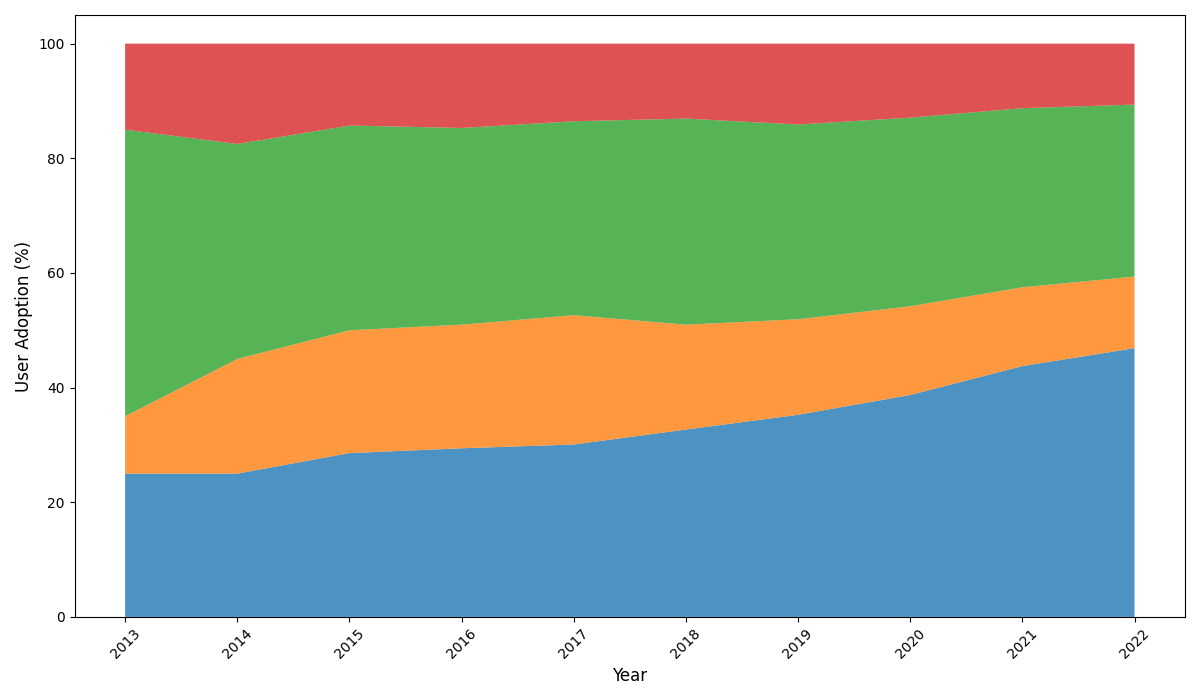

The script that drew this image:
import matplotlib.pyplot as plt
import numpy as np

years = np.arange(2013, 2023)
ai_adoption = np.array([5, 10, 20, 30, 40, 50, 55, 60, 70, 75])
blockchain_adoption = np.array([2, 8, 15, 22, 30, 28, 26, 24, 22, 20])
iot_adoption = np.array([10, 15, 25, 35, 45, 55, 53, 51, 50, 48])
ar_adoption = np.array([3, 7, 10, 15, 18, 20, 22, 20, 18, 17])
total_adoption = ai_adoption + blockchain_adoption + iot_adoption + ar_adoption

ai_adoption_percentage = (ai_adoption / total_adoption) * 100
blockchain_adoption_percentage = (blockchain_adoption / total_adoption) * 100
iot_adoption_percentage = (iot_adoption / total_adoption) * 100
ar_adoption_percentage = (ar_adoption / total_adoption) * 100
adoption_data = np.vstack([ai_adoption_percentage, blockchain_adoption_percentage, iot_adoption_percentage, ar_adoption_percentage])

plt.figure(figsize=(12, 7))
colors = ['#1f77b4', '#ff7f0e', '#2ca02c', '#d62728']

# Create stacked area plot without labels, legend, and grid
plt.stackplot(years, adoption_data, colors=colors, alpha=0.8)

plt.xlabel('Year', fontsize=12)
plt.ylabel('User Adoption (%)', fontsize=12)
plt.xticks(years, rotation=45)

plt.tight_layout()
plt.show()
